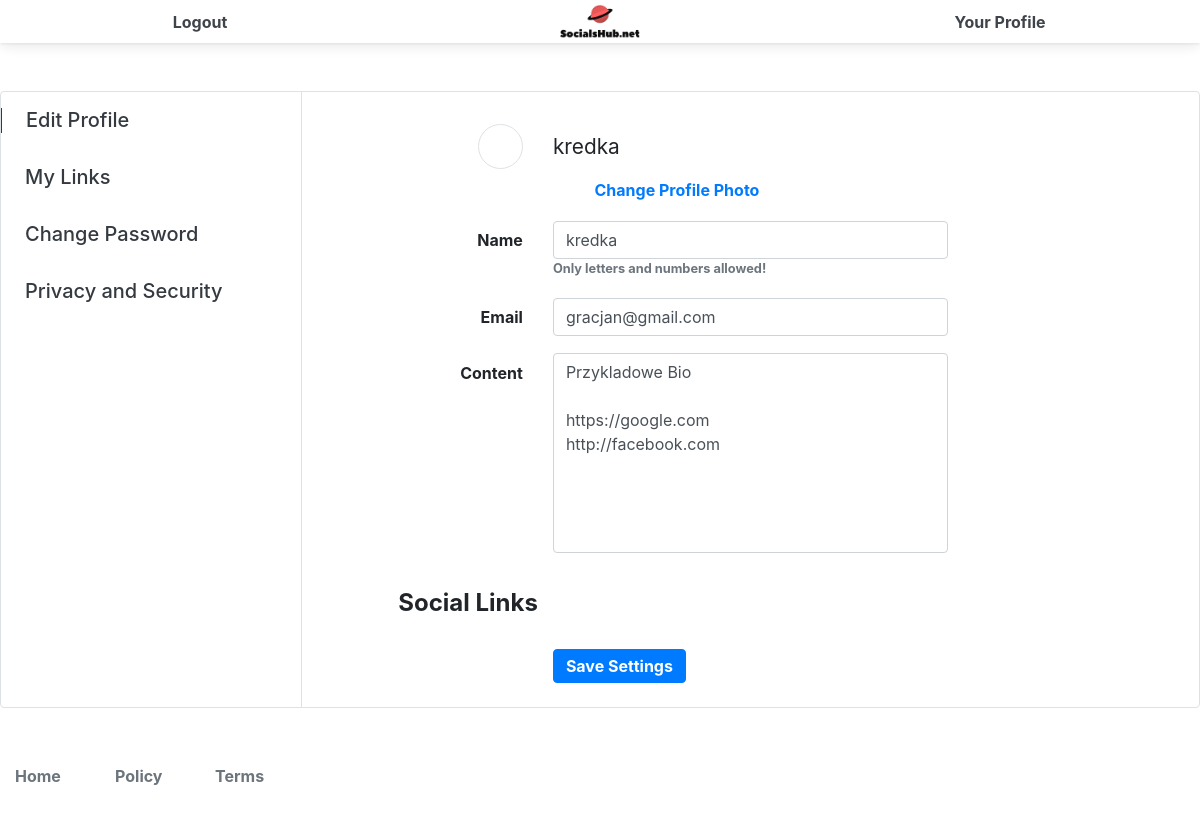
The app's page /settings.php (signed in) with its own data.
### tables this page shows
CREATE TABLE `users` (
  `id` int(11) NOT NULL,
  `email` varchar(255) NOT NULL,
  `password` varchar(32) NOT NULL,
  `screenName` varchar(40) NOT NULL,
  `profileImage` varchar(255) NOT NULL,
  `profileCover` varchar(255) NOT NULL,
  `fb_user` int(1) NOT NULL DEFAULT 0,
  `bio` varchar(255) NOT NULL,
  `validationCode` text NOT NULL,
  `active` tinyint(4) NOT NULL
);

### functions/init.php (called while the page is built, shortened)
<?php
    include 'db.php';
    include 'functions.php';
    global $pdo;
    $functions = new Functions($pdo);
?>

### functions/functions.php (called while the page is built, shortened)
<?php
class Functions {
    protected $pdo;
    function __construct($pdo) {
        $this->pdo = $pdo;
    }
    public function user_data($id) {
        $stmt = $this->pdo->prepare('SELECT * FROM users WHERE id = :id');
        $stmt->bindParam(':id', $id, PDO::PARAM_INT);
        $stmt->execute();
        return $stmt->fetch(PDO::FETCH_OBJ);
    }
    public function isUserFbUser($id) {
        $stmt = $this->pdo->prepare("SELECT fb_user FROM users WHERE id = :id");
        $stmt->bindParam(':id', $id);
        $stmt->execute();
        $user = $stmt->fetch(PDO::FETCH_OBJ);
        return $user->fb_user;
    }
}
?>

### settings.php (the view, shortened to what this page needs)
<!DOCTYPE html>
<html lang="en">
<?php include 'includes/head.php';
?>
<body>
    <?php include 'includes/nav.php';
        $functions->isUserActive($user->active);
    ?>
    <div class="bg-white my-5 border rounded container">
        <div class="row settings-card">
            <div class="d-none d-md-block col-md-4 col-lg-3">
                <div class="row">
                    <div class="col-12 my-3 pl-4 border-left border-dark">
                        <a href="settings.php" class='text-dark h5 none-decoration'>Edit Profile</a>
                    </div>
                    <div class="col-12 my-3 pl-4 ">
                        <a href="settings-links.php" class='text-dark h5 none-decoration'>My Links</a>
                    </div>
                    <?php if(!$functions->isUserFbUser($user->id)) {?>
                    <div class="col-12 my-3 pl-4">
                        <a href="edit-password.php" class='text-dark h5 none-decoration'>Change Password</a>
                    </div>
                    <?php } ?>
                    <div class="col-12 my-3 pl-4">
                        <a href="privacy_and_security.php" class='text-dark h5 none-decoration'>Privacy and Security</a>
                    </div>
                </div>
            </div>
            <div class="col-md-8 col-lg-9 border-left">
                <div class="m-4">
                    <form action="" method='POST' enctype="multipart/form-data">
                        <div class="row">
                            <div class="d-flex col-3 py-2 justify-content-end justify-text-md-start">
                                <div class="profileImage-sm border rounded-circle" style='height: 45px; width: 45px;'></div>
                            </div>
                            <div class="col-9 d-flex align-items-center">
                                <strong style='font-size: 1.3rem; font-weight: 400;'><?php echo $user->screenName ?></strong>
                            </div>
                        </div>
                        <div class="row">
                            <div class="col-xs-12 col-md-3 d-flex justify-content-end justify-text-md-start">
                            </div>
                            <div class="col-xs-12 col-md-9 d-flex align-items-center">
                                <a href=""  class="font-weight-bold none-decoration pl-3"
                                onclick="document.getElementById('uploadProfile').click(); return false">Change Profile Photo</a>
                            </div>
                        </div>
                        <div class="row pt-3">
                            <div class="col-12 col-md-3 py-2 d-flex justify-content-end justify-text-md-start">
                                <strong>Name</strong>
                            </div>
                            <div class="col-12 col-md-6 d-flex align-items-center">
                                <input type="text" class="form-control" value='<?php echo $user->screenName ?>' name='name'>
                            </div>
                        </div>
                        <div class="row">
                            <div class="col-xs-12 col-md-3 d-flex justify-content-end justify-text-md-start"></div>
                            <div class="col-xs-12 col-md-9 d-flex align-items-center">
                                <p class='text-secondary font-weight-bold align-self-end' style='font-size: 0.8rem;'>Only letters and numbers allowed! </p>
                            </div>
                        </div>
                        <div class="row pt-1">
                            <div class="col-12 col-md-3 py-2 d-flex justify-content-end justify-text-md-start">
                                <strong>Email</strong>
                            </div>
                            <div class="col-12 col-md-6 d-flex align-items-center">
                                <input type="email" class="form-control" value='<?php echo $user->email ?>' name='email'>
                            </div>
                        </div>
                        <div class="row pt-3">
                            <div class="col-12 col-md-3 py-2 d-flex justify-content-end justify-text-md-start">
                                <strong>Content</strong>
                            </div>
                            <div class="col-12 col-md-6 d-flex align-items-center">
                                <textarea spellcheck="false" class='form-control' style="overflow:hidden; height: 200px;" name='textarea' placeholder="Describe yourself."><?php echo $user->bio ?></textarea>
                            </div>
                        </div>
                        <div class="row pt-4">
                            <div class="col-12 pr-0 mr-0 col-lg-3 py-2 d-flex justify-content-end justify-text-md-start">
                                <strong class='medium-font'>Social Links</strong>
                            </div>
                            <div class="col-xs-12 col-md-9 d-flex align-items-center"></div>
                        </div>
                        <div class="row pt-1">
                        </div>
                        <div class="row pt-3">
                            <div class="col-xs-12 col-md-3 py-2 d-flex justify-content-end">
                            </div>
                            <div class="col-xs-12 col-md-9 d-flex">
                                <input type="submit" name='submit' value='Save Settings' class="btn btn-primary font-weight-bold py-1" >
                            </div>
                        </div>
                    </form>
                </div>
            </div>
        </div>
    </div>
    <?php include 'includes/footer.php'; ?>
</body>
</html>

### css/style.css (style rules this page uses)
body { background-color: #fff !important; font-family: 'Lato', sans-serif; padding: 0; margin: 0; }
* { box-sizing: border-box; margin: 0; padding: 0 }
h3, p { font-size: 16px; font-size: 1rem; line-height: 1.35 }
p { font-weight: 400; color: #666 }
.container { width: 1200px; max-width: 100%; margin: 0 auto }
input { border: none; border-bottom: 1px solid #000; font-size: 16px; font-size: 1rem; padding: 12.8px; padding: .8rem; background: none; color: #000 }
input::placeholder { color: #666 }
html { scroll-behavior: smooth; }
body { font-family: -apple-system, BlinkMacSystemFont, Segoe UI, Roboto, Noto Sans, Ubuntu, Droid Sans, Helvetica Neue, sans-serif; font-size: 16px }
p { word-break: break-all; }
.medium-font { font-size: 1.5rem; }
a, [type="button"] { -webkit-appearance: none!important; -moz-appearance: none!important; appearance: none!important; }
textarea { resize: none; }
.profileImage-sm { width: 30px; height: 30px; background-repeat: no-repeat; background-size: cover; background-position: center; }
.none-decoration:link, .none-decoration:hover, .none-decoration:visited, .none-decoration:active { text-decoration: none; }

### records on screen
users: screenName "kredka", name "kredka", email "gracjan@gmail.com", textarea "Przykladowe Bio https://google.com http://facebook.com"
